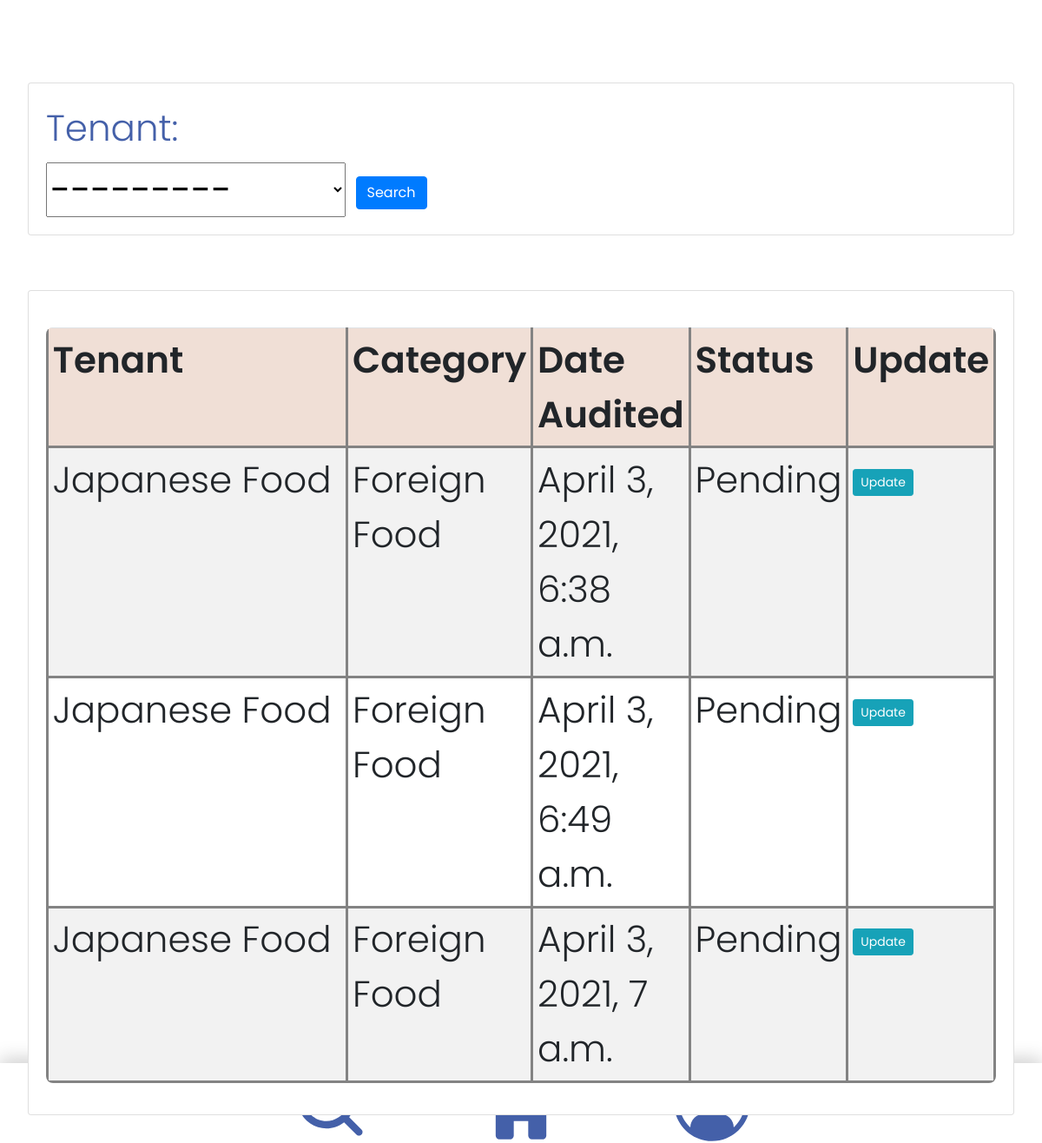
Page /staff/1/ (signed in) on the earlier database version.
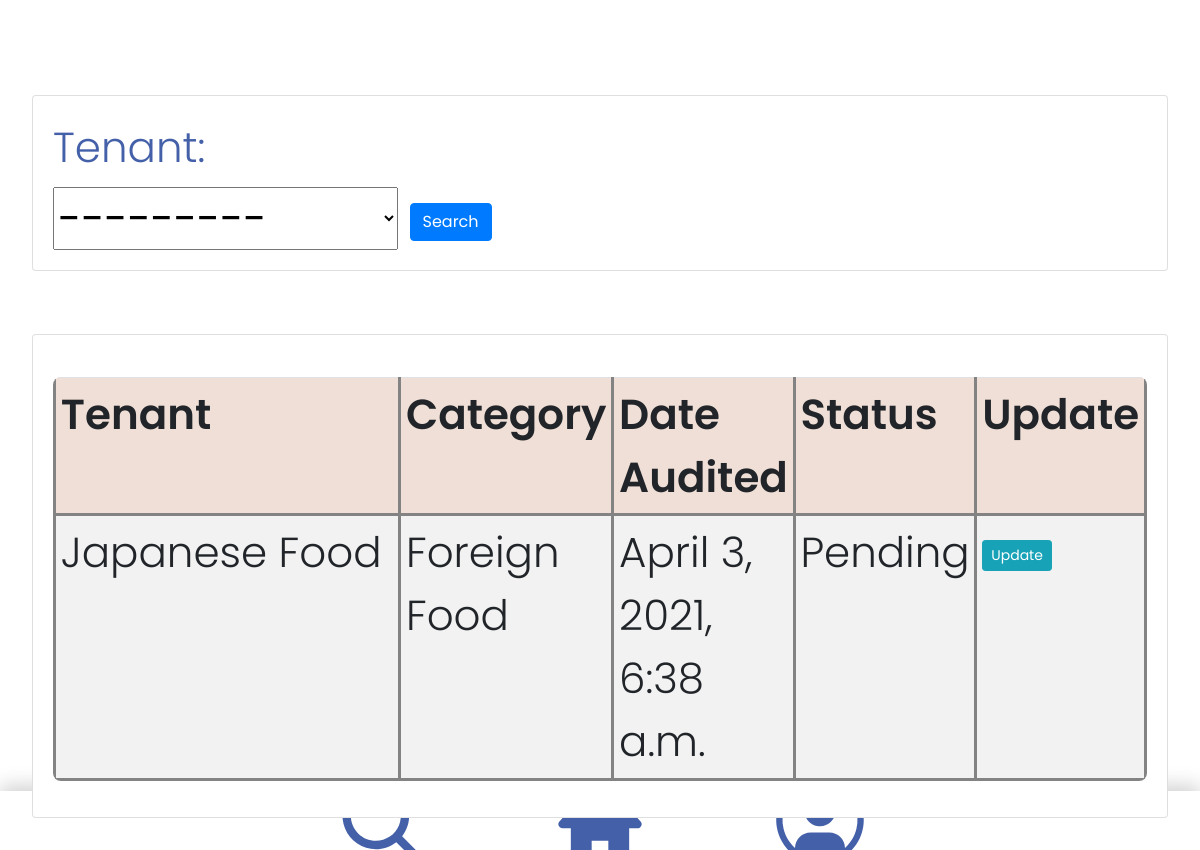
Same page on the later database version.
### accounts/models.py (models this page shows)
class Audit(models.Model):
    STATUS = (
        ('Pending', 'Pending'),
        ('Pass', 'Pass'),
        ('Fail', 'Fail'),
    )
    date_audited = models.DateTimeField(auto_now_add=True)
    status = models.CharField(max_length=50, choices=STATUS)
    tenant = models.ForeignKey(Tenant, null=True, on_delete=models.SET_NULL)
    staff = models.ForeignKey(Staff, null=True, on_delete=models.SET_NULL)
    comment = models.TextField(blank=True)

class Tenant(models.Model):
    STATUS = (
        ('Pending', 'Pending'),
        ('Pass', 'Pass'),
        ('Fail', 'Fail'),
    )
    name = models.CharField(max_length=100)
    status = models.CharField(max_length=50, choices=STATUS, blank=True)
    category = models.CharField(max_length=100)
    date_created = models.DateTimeField(auto_now_add=True)
    description = models.CharField(max_length=100, blank=True)
    actual_img = models.ImageField(upload_to ='images/')
    def __str__(self):
        return self.name

### accounts/decorators.py (the view)
	def wrapper_function(request, *args, **kwargs):
		group = None
		if request.user.groups.exists():
			group = request.user.groups.all()[0].name
		if group == 'tenant':
			return redirect('user-page')
		if group == 'admin':
			return view_func(request, *args, **kwargs)

### accounts/views.py (called while the page is built)
@login_required(login_url='login')
@admin_only
def staff(request, pk):
    staff = Staff.objects.get(id=pk)
    audits = staff.audit_set.all()
    myFilter = AuditFilter(request.GET, queryset=audits)
    audits = myFilter.qs
    audit_count = audits.count()
    context = {'staff': staff, 'audits': audits, 'audit_count': audit_count, 'myFilter': myFilter}
    return render(request, 'accounts/staff.html', context)

### accounts/templates/accounts/staff.html
{% extends 'accounts/main.html' %}
{% block content %}
<br>
<div class="row">
	<div class="col">
		<div class="card card-body">
			<form method="get">
                {{ myFilter.form }}
		    <button class="btn btn-primary" type="submit">Search</button>
		  </form>
		</div>
	</div>
</div>
<br>
<div class="row">
	<div class="col-md">
		<div class="card card-body">
			<table class="table table-sm">
				<tr>
					<th>Tenant</th>
					<th>Category</th>
					<th>Date Audited</th>
					<th>Status</th>
					<th>Update</th>
				</tr>
                {% for audit in audits %}
                    <tr>
                        <td>{{ audit.tenant }}</td>
                        <td>{{ audit.tenant.category }}</td>
                        <td>{{ audit.date_audited }}</td>
                        <td>{{ audit.status }}</td>
                        {% if audit.status in "Pending" %}
                        <td><a class="btn btn-sm btn-info" href="{% url 'update_audit' %}">Update</a> </td>
                        {% endif %}
                    </tr>
                {% endfor %}
			</table>
		</div>
	</div>
</div>
{% endblock %}

Differences in the rows shown:
removed Audit: tenant "Japanese Food", tenant.category "Foreign Food", date_audited "April 3, 2021, 6:49 a.m.", status "Pending", shows "Update"
removed Audit: tenant "Japanese Food", tenant.category "Foreign Food", date_audited "April 3, 2021, 7 a.m.", status "Pending", shows "Update"
